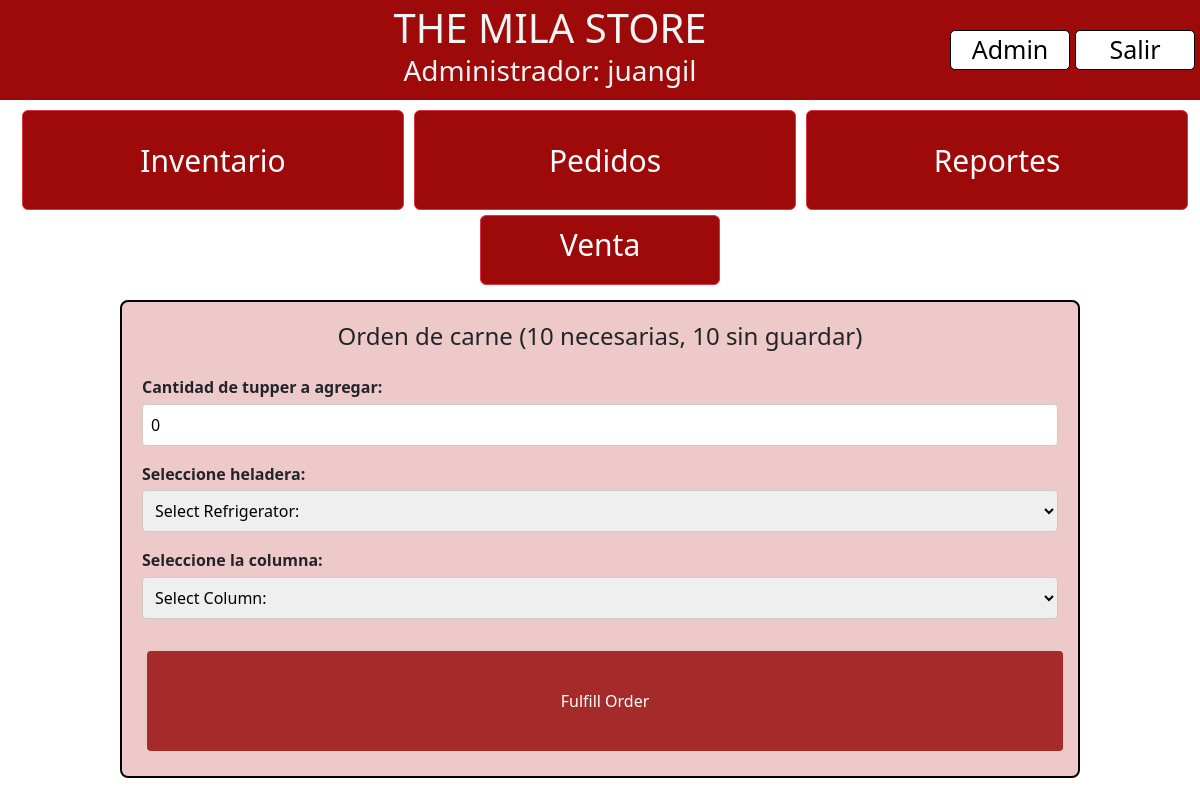
Page /orders/ (signed in) on the committed database.
### inventory/models.py (models this page shows, shortened)
class Order(models.Model):
    cut = models.ForeignKey(Cut, on_delete=models.CASCADE)
    tuppers_requested = models.IntegerField()
    created_at = models.DateTimeField(auto_now_add=True)
    tuppers_remaining = models.IntegerField()
    scheduled_date = models.DateTimeField(blank=True, null=True)
    expiration_date = models.DateTimeField(blank=True, null=True)

class Cut(models.Model):
    name = models.CharField(max_length=100, default='test')
    milas_per_tupper = models.IntegerField()
    reorder_threshold = models.IntegerField(default=10)
    reorder_tuppers = models.IntegerField(default=10)
    is_order_pending = models.BooleanField(default=False)
    color = ColorField(default='#FF0000')
    unit_price = models.DecimalField(max_digits=10, decimal_places=2, default=0.00)
    days_until_expiration = models.IntegerField(default=7)

### inventory/views.py (the view, shortened to what this page needs)
# urls.py: path('orders/', views.orders, name='orders'),
@login_required
def orders(request):
    unfulfilled_orders = Order.objects.filter(tuppers_remaining__gt=0)
    forms = [(order, FulfillOrderForm(order=order)) for order in unfulfilled_orders]
    context = {'forms': forms}
    return render(request, 'inventory/orders.html', context)

### inventory/templates/inventory/orders.html (shortened to what this page needs)
{% extends 'base.html' %}
{% load static %}
{% block css_files %}
    <link rel="stylesheet" href="{% static "inventory/orders.css" %}">
{% endblock %}
{% block content %}
    {% for order, form in forms %}
        <form method="POST" class="form-styled">
            <h2>
                Orden de {{ order.cut.name }}
                ({{ order.tuppers_requested }} necesarias,
                {{ order.tuppers_remaining }} sin guardar)
            </h2>
            {{ form.as_p }}
            <button type="submit">Fulfill Order</button>
        </form>
    {% endfor %}
{% endblock %}

### templates/base.html (shortened to what this page needs)
{% load static %}
<!DOCTYPE html>
<html lang="esp">
<head>
    <link href="https://cdn.jsdelivr.net/npm/bootstrap@5.3.3/dist/css/bootstrap.min.css" rel="stylesheet"
>
    <link rel="stylesheet" href="{% static "base.css" %}">
    {% block css_files %}{% endblock %}
</head>
<body>
    <header id="navbar">
        <div id="tit">
            <h1>THE MILA STORE </h1>
            <h3>{% if user.is_staff or user.is_superuser %}Administrador{% else %}Empleado{% endif %}: {{ user.username }}</h3>
        </div>
        {% if user.is_staff or user.is_superuser %}
            <a href="{% url 'admin:index' %}" id="secondary">Admin</a>
        {% endif %}
        <a href="{% url 'logout' %}" id="secondary">Salir</a>
    </header>
    <div class="container-fluid">
        <a href="{% url 'inventory' %}"><button type="button" class="btn btn-danger">Inventario</button></a>
        <a href="{% url 'orders' %}"><button type="button" class="btn btn-danger">Pedidos</button></a>
        <a href="{% url 'reports' %}"><button type="button" class="btn btn-danger">Reportes</button></a>
    </div>
    <div  class="centered-container" >
    <a href="{% url 'sell_milas' %}" id="ventanaventa" class="btn btn-danger venta" >Venta</a>
    </div>
        {% block content %}
    {% endblock %}
</body>
</html>

### static/base.css (style rules this page uses)
html,body { margin: 0; }
header { display: flex; align-items: center; justify-content: space-between; background-color:#9e0909; font-size: 30px; width: 100%; height: 100px; color: whitesmoke; }
.btn-danger { width:100%; height: 100px; font-size:30px; margin:5px; background-color:#9e0909; }
.container-fluid { width:100%; display:flex; flex-direction:row; }
.container-fluid a, button { width:40%; height: 100px; font-size:25px; margin:5px; }
#secondary { text-align: center; width: 10%; background-color: white; color: black; margin-right: 5px; font-size: 25px; border: 1px solid black; text-decoration: none; border-radius: 5px; transition: background-color 0.3s, color 0.3s; }
#tit { padding-left:150px; margin:auto; text-align: center; }
h1 { text-align: center; display: inline-block; margin: 0; }
.venta { width: 20%; height: 70px; background-color:#9e0909; margin-left:40%; color:white; font-size:30px; }
.centered-container { display: flex; }

### inventory/static/inventory/orders.css (style rules this page uses)
.form-styled { width:80%; margin: 10px auto; border: 2px solid black; border-radius: 8px; padding: 20px; background-color: #eec9c9; }
.form-styled h2 { text-align: center; font-size: 1.5em; margin-bottom: 1em; }
.form-styled p { display: flex; flex-direction: column; margin-bottom: 1em; }
.form-styled p label { font-weight: bold; margin-bottom: 0.3em; }
.form-styled input[type="number"], .form-styled select, .form-styled input[type="text"] { padding: 8px; font-size: 1em; border: 1px solid #ccc; border-radius: 4px; width: 100%; }
.form-styled button[type="submit"] { width: 100%; padding: 10px; background-color: brown; color: white; font-size: 1em; border: none; border-radius: 4px; cursor: pointer; margin-top: 1em; }

### rows in the picture
Order: cut.name "carne", tuppers_requested "10", tuppers_remaining "10", tuppers_to_add "0"

### other values in the picture
{{ user.username }} "juangil"
